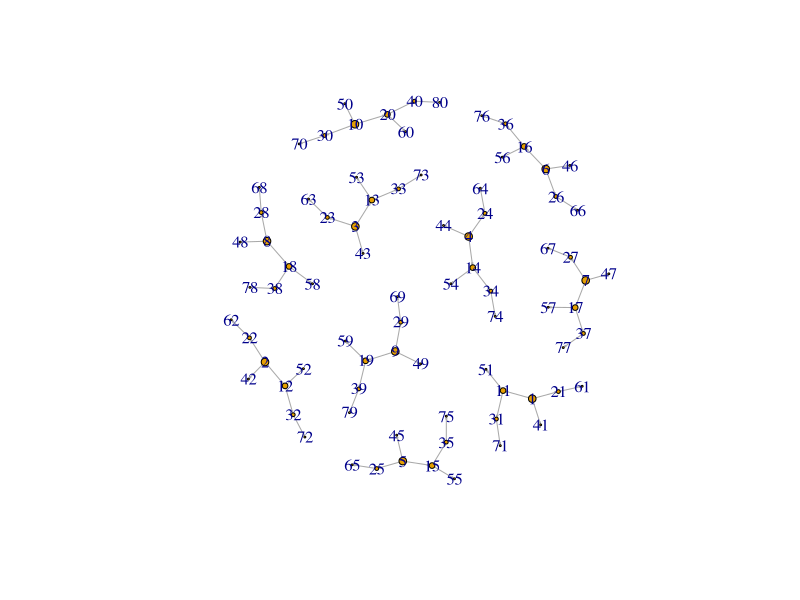

The R script that drew this image: (Note: this script raises an error after producing the figure.)
library(igraph)
library(stringr)



vals <- str_split(str_replace_all('0  0  0  0  0  0  0  0  0  0  1  2  3  4  5  6  7  8  9 10  1  2  3  4  5  6
7  8  9 10 11 12 13 14 15 16 17 18 19 20  1  2  3  4  5  6  7  8  9 10 11 12
13 14 15 16 17 18 19 20 21 22 23 24 25 26 27 28 29 30 31 32 33 34 35 36 37 38
39 40', pattern = '\n', replacement = ' '),' ')[[1]]
parent_vec <- integer()
for(val in vals){
  if(grepl(pattern = '\\S', x = val)){
    parent_vec <- c(parent_vec, as.integer(val))
  }
}


# test_parent_mat <- matrix(data = 0, nrow = )

# as.dendrogram(parent_vec)

adj_mat <- matrix(data = 0, nrow = length(parent_vec), ncol = length(parent_vec))
edge_from <- c()
edge_to <- c()
vertex_sizes = rep(1, length(parent_vec)) # so that even cells that aren't a parent have size 1
for(i in seq_len(length(parent_vec))){
  if(parent_vec[i] > 0){
    adj_mat[parent_vec[i], i] <- 1
    edge_from <- c(edge_from, parent_vec[i])
    edge_to <- c(edge_to, i)
    vertex_sizes[parent_vec[i]] <- vertex_sizes[parent_vec[i]] + 1
  }
}
edge_df <- data.frame(cbind(edge_from, edge_to))
colnames(edge_df) <- c('from', 'to')

lineage <- graph_from_adjacency_matrix(adj_mat)
plot(lineage, edge.arrow.size = 0.1, vertex.size = vertex_sizes)


init_pop_size <- 10
num_generations <- 10
big_vals <- rep(0, init_pop_size)
for(gen in 1:num_generations){
  big_vals <- append(big_vals, seq(1, init_pop_size*2^(gen-1)))
}
big_adj_mat <- matrix(data = 0, nrow = length(big_vals), ncol = length(big_vals))
big_edge_from <- c()
big_edge_to <- c()
big_vertex_sizes = rep(1, length(big_vals))
for(i in seq_len(length(big_vals))){
  if(big_vals[i] > 0){
    big_adj_mat[big_vals[i], i] <- 1
    big_vertex_sizes[big_vals[i]] <- big_vertex_sizes[big_vals[i]] + 1
    big_edge_from <- c(big_edge_from, big_vals[i])
    big_edge_to <- c(big_edge_to, i)
  }
}
big_edge_df <- data.frame(cbind(big_edge_from, big_edge_to))
colnames(big_edge_df) <- c('from', 'to')
big_lineage <- graph_from_adjacency_matrix(big_adj_mat)
plot(big_lineage, edge.arrow.size = 0.1, vertex.size = big_vertex_sizes, 
     vertex.label = NA)
